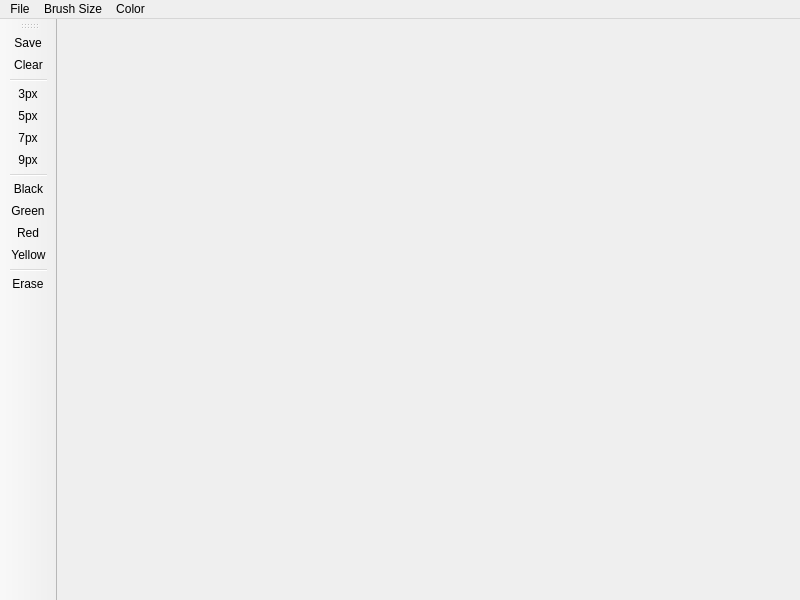
<?xml version="1.0" encoding="UTF-8"?>
<ui version="4.0">
 <class>MainWindow</class>
 <widget class="QMainWindow" name="MainWindow">
  <property name="geometry">
   <rect>
    <x>0</x>
    <y>0</y>
    <width>800</width>
    <height>600</height>
   </rect>
  </property>
  <property name="windowTitle">
   <string>MainWindow</string>
  </property>
  <widget class="QWidget" name="centralwidget"/>
  <widget class="QMenuBar" name="menubar">
   <property name="geometry">
    <rect>
     <x>0</x>
     <y>0</y>
     <width>800</width>
     <height>24</height>
    </rect>
   </property>
   <widget class="QMenu" name="menuFile">
    <property name="title">
     <string>File</string>
    </property>
    <addaction name="actionSave"/>
    <addaction name="actionClear"/>
   </widget>
   <widget class="QMenu" name="menuBrush_Size">
    <property name="title">
     <string>Brush Size</string>
    </property>
    <addaction name="action3px"/>
    <addaction name="action5px"/>
    <addaction name="action7px"/>
    <addaction name="action9px"/>
   </widget>
   <widget class="QMenu" name="menuColor">
    <property name="title">
     <string>Color</string>
    </property>
    <addaction name="actionBlack"/>
    <addaction name="actionGreen"/>
    <addaction name="actionRed"/>
    <addaction name="actionYellow"/>
    <addaction name="separator"/>
    <addaction name="actionErase"/>
   </widget>
   <addaction name="menuFile"/>
   <addaction name="menuBrush_Size"/>
   <addaction name="menuColor"/>
  </widget>
  <widget class="QToolBar" name="toolBar">
   <property name="windowTitle">
    <string>toolBar</string>
   </property>
   <attribute name="toolBarArea">
    <enum>LeftToolBarArea</enum>
   </attribute>
   <attribute name="toolBarBreak">
    <bool>false</bool>
   </attribute>
   <addaction name="actionSave"/>
   <addaction name="actionClear"/>
   <addaction name="separator"/>
   <addaction name="action3px"/>
   <addaction name="action5px"/>
   <addaction name="action7px"/>
   <addaction name="action9px"/>
   <addaction name="separator"/>
   <addaction name="actionBlack"/>
   <addaction name="actionGreen"/>
   <addaction name="actionRed"/>
   <addaction name="actionYellow"/>
   <addaction name="separator"/>
   <addaction name="actionErase"/>
  </widget>
  <action name="actionSave">
   <property name="icon">
    <iconset resource="res.qrc">
     <normaloff>:/Image/icons/save.png</normaloff>:/Image/icons/save.png</iconset>
   </property>
   <property name="text">
    <string>Save</string>
   </property>
  </action>
  <action name="actionClear">
   <property name="icon">
    <iconset resource="res.qrc">
     <normaloff>:/Image/icons/clear.png</normaloff>:/Image/icons/clear.png</iconset>
   </property>
   <property name="text">
    <string>Clear</string>
   </property>
  </action>
  <action name="action3px">
   <property name="icon">
    <iconset resource="res.qrc">
     <normaloff>:/Image/icons/threepx.png</normaloff>:/Image/icons/threepx.png</iconset>
   </property>
   <property name="text">
    <string>3px</string>
   </property>
  </action>
  <action name="action5px">
   <property name="icon">
    <iconset resource="res.qrc">
     <normaloff>:/Image/icons/fivepx.png</normaloff>:/Image/icons/fivepx.png</iconset>
   </property>
   <property name="text">
    <string>5px</string>
   </property>
  </action>
  <action name="action7px">
   <property name="icon">
    <iconset resource="res.qrc">
     <normaloff>:/Image/icons/sevenpx.png</normaloff>:/Image/icons/sevenpx.png</iconset>
   </property>
   <property name="text">
    <string>7px</string>
   </property>
  </action>
  <action name="action9px">
   <property name="icon">
    <iconset resource="res.qrc">
     <normaloff>:/Image/icons/ninepx.png</normaloff>:/Image/icons/ninepx.png</iconset>
   </property>
   <property name="text">
    <string>9px</string>
   </property>
  </action>
  <action name="actionBlack">
   <property name="icon">
    <iconset resource="res.qrc">
     <normaloff>:/Image/icons/black.png</normaloff>:/Image/icons/black.png</iconset>
   </property>
   <property name="text">
    <string>Black</string>
   </property>
  </action>
  <action name="actionGreen">
   <property name="icon">
    <iconset resource="res.qrc">
     <normaloff>:/Image/icons/green.png</normaloff>:/Image/icons/green.png</iconset>
   </property>
   <property name="text">
    <string>Green</string>
   </property>
  </action>
  <action name="actionRed">
   <property name="icon">
    <iconset resource="res.qrc">
     <normaloff>:/Image/icons/red.png</normaloff>:/Image/icons/red.png</iconset>
   </property>
   <property name="text">
    <string>Red</string>
   </property>
  </action>
  <action name="actionYellow">
   <property name="icon">
    <iconset resource="res.qrc">
     <normaloff>:/Image/icons/yellow.png</normaloff>:/Image/icons/yellow.png</iconset>
   </property>
   <property name="text">
    <string>Yellow</string>
   </property>
  </action>
  <action name="actionErase">
   <property name="icon">
    <iconset resource="res.qrc">
     <normaloff>:/Image/icons/white.png</normaloff>:/Image/icons/white.png</iconset>
   </property>
   <property name="text">
    <string>Erase</string>
   </property>
  </action>
 </widget>
 <resources>
  <include location="res.qrc"/>
 </resources>
 <connections/>
</ui>
